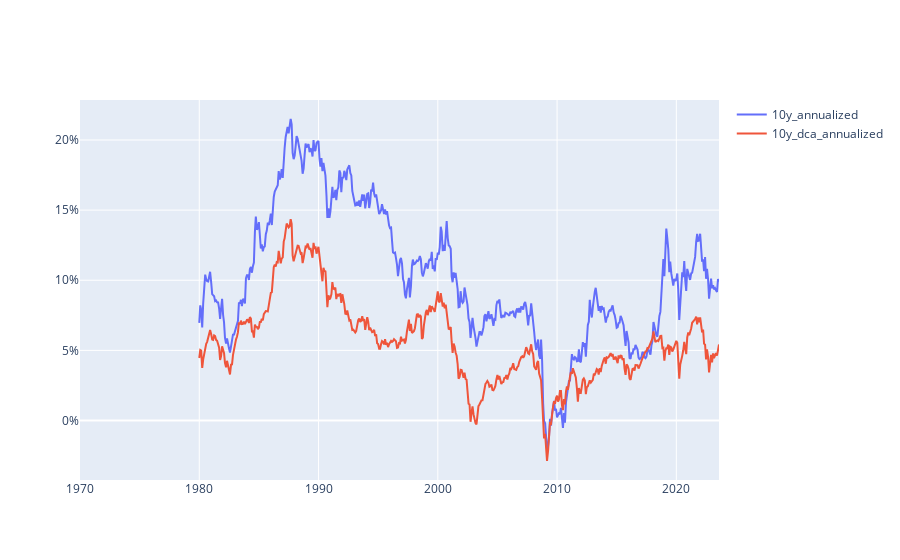

The notebook cell saved with this chart:
### Code cell
go.Figure(
    [
        go.Scatter(
            x=msci_world.index,
            y=msci_world[column],
            name=column,
            mode='lines'
            )
        for column in ['10y_annualized', '10y_dca_annualized']
    ],
    layout = go.Layout(
        yaxis=dict(
            tickformat='.0%',
        )
    )
)

### Figure 1 — Plotly figure (JSON) as saved in the notebook; plotly's stock layout.template omitted (floating-point values rounded to 4 significant figures; data arrays with more than 128 entries replaced by an {"elided": "..."} marker saying what was removed)
{"data": [{"mode": "lines", "name": "10y_annualized", "type": "scatter", "x": {"elided": "644 str values"}, "y": {"elided": "644 float values"}}, {"mode": "lines", "name": "10y_dca_annualized", "type": "scatter", "x": {"elided": "644 str values"}, "y": {"elided": "644 float values"}}], "layout": {"yaxis": {"tickformat": ".0%"}}}
